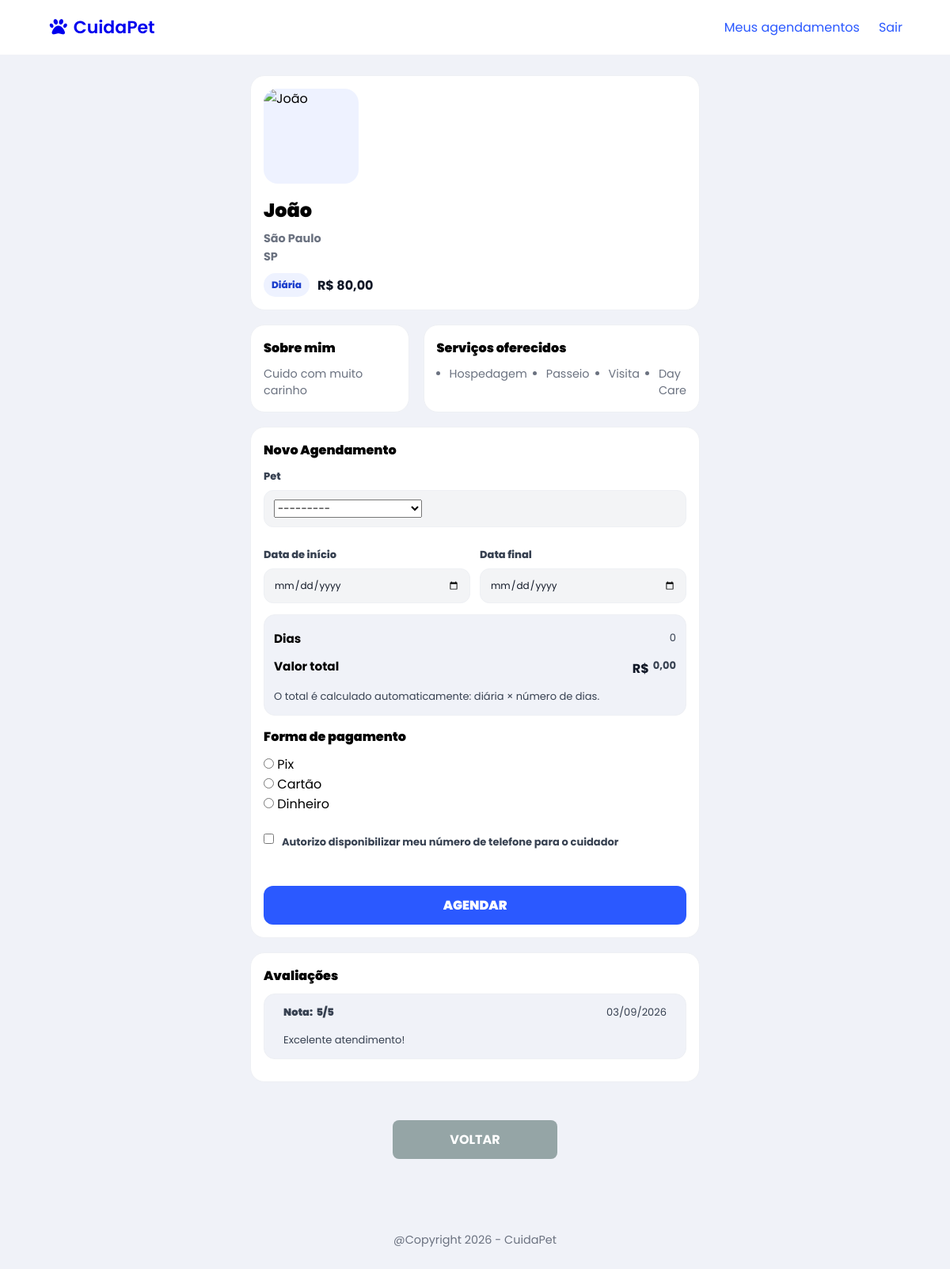
/agendamentos/novo/1/ (signed in), run on the app's committed database.
### paginas/models.py (models this page shows, shortened)
class Cuidador(models.Model):
    class UF(models.TextChoices):
        AC = 'AC', 'Acre'
        AL = 'AL', 'Alagoas'
        AP = 'AP', 'Amapá'
        AM = 'AM', 'Amazonas'
        BA = 'BA', 'Bahia'
        CE = 'CE', 'Ceará'
        DF = 'DF', 'Distrito Federal'
        ES = 'ES', 'Espírito Santo'
        GO = 'GO', 'Goiás'
        MA = 'MA', 'Maranhão'
        MT = 'MT', 'Mato Grosso'
        MS = 'MS', 'Mato Grosso do Sul'
        MG = 'MG', 'Minas Gerais'
        PA = 'PA', 'Pará'
        PB = 'PB', 'Paraíba'
        PR = 'PR', 'Paraná'
        PE = 'PE', 'Pernambuco'
        PI = 'PI', 'Piauí'
        RJ = 'RJ', 'Rio de Janeiro'
        RN = 'RN', 'Rio Grande do Norte'
        RS = 'RS', 'Rio Grande do Sul'
        RO = 'RO', 'Rondônia'
        RR = 'RR', 'Roraima'
        SC = 'SC', 'Santa Catarina'
        SP = 'SP', 'São Paulo'
        SE = 'SE', 'Sergipe'
        TO = 'TO', 'Tocantins'
    usuario = models.OneToOneField(
        'Usuario',
        on_delete=models.CASCADE,
        related_name='cuidador'
    )
    servicos = models.ManyToManyField(
        'Servico',
        related_name='cuidadores'
    )
    descricao = models.CharField(max_length=250, null=False, blank=False)
    valor_diaria = models.DecimalField(max_digits=10, decimal_places=2, null=False, blank=False)
    cidade = models.CharField(max_length=50, null=False, blank=False)
    uf = models.CharField(max_length=2, choices=UF.choices, null=False, blank=False)
    foto = models.ImageField(upload_to='cuidadores/', null=True, blank=True)

class Usuario(AbstractUser):
    class TipoUsuario(models.TextChoices):
        TUTOR = 'TUTOR', 'Tutor'
        CUIDADOR = 'CUIDADOR', 'Cuidador'
    telefone = models.CharField(max_length=11)
    tipo_usuario = models.CharField(
        max_length=10,
        choices=TipoUsuario.choices
    )
    data_criacao = models.DateTimeField(auto_now_add=True)
    @property
    def nome(self):
        return self.first_name

class Servico(models.Model):
    descricao = models.CharField(max_length=50, unique=True, null=False, blank=False)
    def __str__(self):
        return self.descricao

class Agendamento(models.Model):
    class FormaPagamento(models.TextChoices):
        PIX = 'PIX', 'Pix'
        CARTAO = 'CARTAO', 'Cartão'
        DINHEIRO = 'DINHEIRO', 'Dinheiro'
    class Status(models.TextChoices):
        PENDENTE = 'PENDENTE', 'Pendente'
        ACEITO = 'ACEITO', 'Aceito'
        RECUSADO = 'RECUSADO', 'Recusado'
        CONCLUIDO = 'CONCLUIDO', 'Concluído'
        CANCELADO = 'CANCELADO', 'Cancelado'
    usuario = models.ForeignKey(
        'Usuario',
        on_delete=models.CASCADE,
        related_name='agendamentos'
    )
    cuidador = models.ForeignKey(
        'Cuidador',
        on_delete=models.CASCADE,
        related_name='agendamentos'
    )
    pet = models.ForeignKey(
        'Pet',
        on_delete=models.CASCADE,
        related_name='agendamentos'
    )
    forma_pagamento = models.CharField(max_length=20, choices=FormaPagamento.choices, null=False, blank=False)
    status = models.CharField(max_length=10, choices=Status.choices, default=Status.PENDENTE)
    data_inicio = models.DateTimeField(null=False, blank=False)
    data_fim = models.DateTimeField(null=False, blank=False)
    valor_total = models.DecimalField(max_digits=10, decimal_places=2)
    data_criacao = models.DateTimeField(auto_now_add=True)

class Avaliacao(models.Model):
    agendamento = models.OneToOneField(
        'Agendamento',
        on_delete=models.CASCADE,
        related_name='avaliacao'
    )
    nota = models.PositiveSmallIntegerField(validators=[MinValueValidator(1), MaxValueValidator(5)])
    comentario = models.TextField(max_length=250, blank=True)
    data_criacao = models.DateTimeField(auto_now_add=True)

### paginas/views.py (the view, shortened to what this page needs)
# urls.py: path('agendamentos/novo/<int:cuidador_id>/', views.AgendamentoCreateView.as_view(), name='agendamento_create'),
class AgendamentoCreateView(LoginRequiredMixin, FormView):
    form_class = AgendamentoForm
    template_name = 'agendamento_form.html'
    success_url = reverse_lazy('agendamento_list')
    def get_form_kwargs(self):
        kwargs = super().get_form_kwargs()
        kwargs['user'] = self.request.user
        return kwargs
    def get_context_data(self, **kwargs):
        context = super().get_context_data(**kwargs)
        cuidador_id = self.kwargs.get('cuidador_id')
        context['cuidador'] = get_object_or_404(Cuidador, id=cuidador_id)
        return context

### paginas/forms.py
class AgendamentoForm(forms.ModelForm):
    class Meta:
        model = Agendamento
        fields = ["pet", "forma_pagamento", "data_inicio", "data_fim"]
        labels = {
            "forma_pagamento": "Forma de pagamento",
            "data_inicio": "Data de início",
            "data_fim": "Data final"
        }
        widgets = {
            "pet": forms.Select(),
            "forma_pagamento": forms.RadioSelect(),
            "data_inicio": forms.DateInput(attrs={
                "type": "date"
            }),
            "data_fim": forms.DateInput(attrs={
                "type": "date"
            }),
        }
    def __init__(self, *args, user=None, cuidador=None, **kwargs):
        super().__init__(*args, **kwargs)
        if user:
            self.fields["pet"].queryset = Pet.objects.filter(usuario=user)
        self.fields["forma_pagamento"].choices = Agendamento.FormaPagamento.choices

### paginas/models.py (called while the page is built)
    def __str__(self):
        return f"{self.nome} ({self.get_especie_display()}) - {self.usuario.nome}"

### paginas/templates/agendamento_form.html (shortened to what this page needs)
{% extends 'base.html' %}
{% load static %}
{% block css %}
<link rel="stylesheet" href="{% static 'css/agendamento.css' %}">
{% endblock %}
{% block content %}
  <div class="page agendamento-page">
    <div class="container">
      {% if cuidador %}
      <section class="profile-card">
        <div class="cuidador">
          {% if cuidador.foto %}
            <img src="{{ cuidador.foto.url }}" alt="{{ cuidador.usuario.first_name }}" />
          {% else %}
            <img src="https://www.petz.com.br/blog/wp-content/uploads/2023/06/dia-do-pet-sitter5.webp" alt="{{ cuidador.usuario.first_name }}">
          {% endif %}
        </div>
        <div class="info">
          <h1>{{ cuidador.usuario.first_name }}</h1>
          <div class="meta">
            <div>
              <h4>{{ cuidador.cidade }}</h4>
              <h4>{{ cuidador.uf }}</h4>
            </div>
          </div>
          <div class="divside">
            <p class="diaria-statico">Diária</p>
            <div class="price">
             <p>R$ {{ cuidador.valor_diaria }}</p>
            </div>
          </div>
        </div>
      </section>
      <section class="grid">
        <div class="infor">
          <h2>Sobre mim</h2>
          <p class="servico">{{ cuidador.descricao }}</p>
        </div>
        <div class="infor">
          <h2>Serviços oferecidos</h2>
          <ul class="servico">
            {% for servico in cuidador.servicos.all %}
              <li>{{ servico }}</li>
            {% empty %}
              Nenhum serviço especificado
            {% endfor %}
          </ul>
        </div>
        <div class="box reserve infor">
          <h2>Novo Agendamento</h2>
          <form method="post">
            <div class="pet-field">
              <p class="datas">{{ form.pet.label }}</p>
              <div class="input">
                {{ form.pet }}
              </div>
            </div>
            <div class="form-grid">
              <div>
                <p class="datas">{{ form.data_inicio.label }}</p>
                <div class="input">
                  {{ form.data_inicio }}
                </div>
              </div>
              <div>
                <p class="datas">{{ form.data_fim.label }}</p>
                <div class="input">
                  {{ form.data_fim }}
                </div>
              </div>
            </div>
            <div class="totals">
              <div class="total-row">
                <h3>Dias</h3>
                <p id="dias-count">0</p>
              </div>
              <div class="total-row">
                <h3>Valor total</h3>
                <div class="price">
                  <h4>R$ </h4> <p id="valor-total">0,00</p>
                </div>
              </div>
              <p class="tiny">O total é calculado automaticamente: diária × número de dias.</p>
            </div>
            <div class="pagar">
              <h2 class="label">{{ form.forma_pagamento.label }}</h2>
              {{ form.forma_pagamento }}
            </div>
            <div class="check">
              <input id="sharePhone" type="checkbox">
              <h4>Autorizo disponibilizar meu número de telefone para o cuidador</h4>
            </div>
            <div class="actions">
              <button type="submit" class='btn'>AGENDAR</button>
            </div>
          </form>
        </div>
        <div class="box reviews infor">
          <h2>Avaliações</h2>
          {% for agendamento in cuidador.agendamentos.all %}
            {% if agendamento.avaliacao %}
              <div class="review">
                <div class="review-top">
                  <div class="price">
                    <p class="note">Nota: &nbsp;</p>
                    <p class="note">{{ agendamento.avaliacao.nota }}/5</p>
                  </div>
                  <p class="date">{{ agendamento.avaliacao.data_criacao|date:"d/m/Y" }}</p>
                </div>
                <p class="comment">{{ agendamento.avaliacao.comentario }}</p>
              </div>
            {% endif %}
          {% empty %}
            <p class="empty-review">Nenhuma avaliação ainda.</p>
          {% endfor %}
        </div>
      </section>
      <div class="actions">
        <a href="{% url 'home' %}" class="btn btn-voltar">VOLTAR</a>
      </div>
      {% else %}
        <p class="not-found">Cuidador não encontrado.</p>
      {% endif %}
    </div>
  </div>
  {% endblock %}

### paginas/static/css/base.css (style rules this page uses)
:root { --color-primary: #2b59ff; --color-primary-hover: #1b3ecc; --color-primary-soft: #eef2ff; --color-background: #f0f2f8; --color-surface: #ffffff; --color-surface-muted: #f3f4f6; --color-border: #eef0f4; --color-text: #111827; --color-text-secondary: #374151; --color-text-muted: #6b7280; --color-text-subtle: #999999; --color-text-on-primary: #ffffff; --color-success: #28a745; --color-danger: #dc3545; --color-danger-soft: #ffeeee; --color-danger-border: #ffcccc; --color-info: #17a2b8; --color-warning: #f39c12; --color-warning-hover: #e67e22; --color-action-neutral: #95a5a6; --color-text-on-warning: var(--color-text-on-primary); --font-family-base: "Poppins", sans-serif; --radius-sm: 8px; --shadow-sm: 0 2px 4px rgba(0, 0, 0, 0.1); --shadow-md: 0 4px 12px rgba(0, 0, 0, 0.15); --shadow-lg: 0 4px 18px rgba(0, 0, 0, 0.15); --transition-toast: opacity 0.5s ease, transform 0.5s ease; }
* { margin: 0; padding: 0; box-sizing: border-box; font-family: var(--font-family-base); }
html, body { background: var(--color-background); display: flex; flex-direction: column; min-height: 100vh; }
a, a:visited { text-decoration: none; }

### data on the page
Cuidador: usuario.first_name "João", cidade "São Paulo", uf "SP", valor_diaria "80,00", descricao "Cuido com muito carinho"
Servico: descricao "Hospedagem"
Servico: descricao "Passeio"
Servico: descricao "Visita"
Servico: descricao "Day Care"
Agendamento: avaliacao.nota "5", avaliacao.data_criacao "03/09/2026", avaliacao.comentario "Excelente atendimento!"
